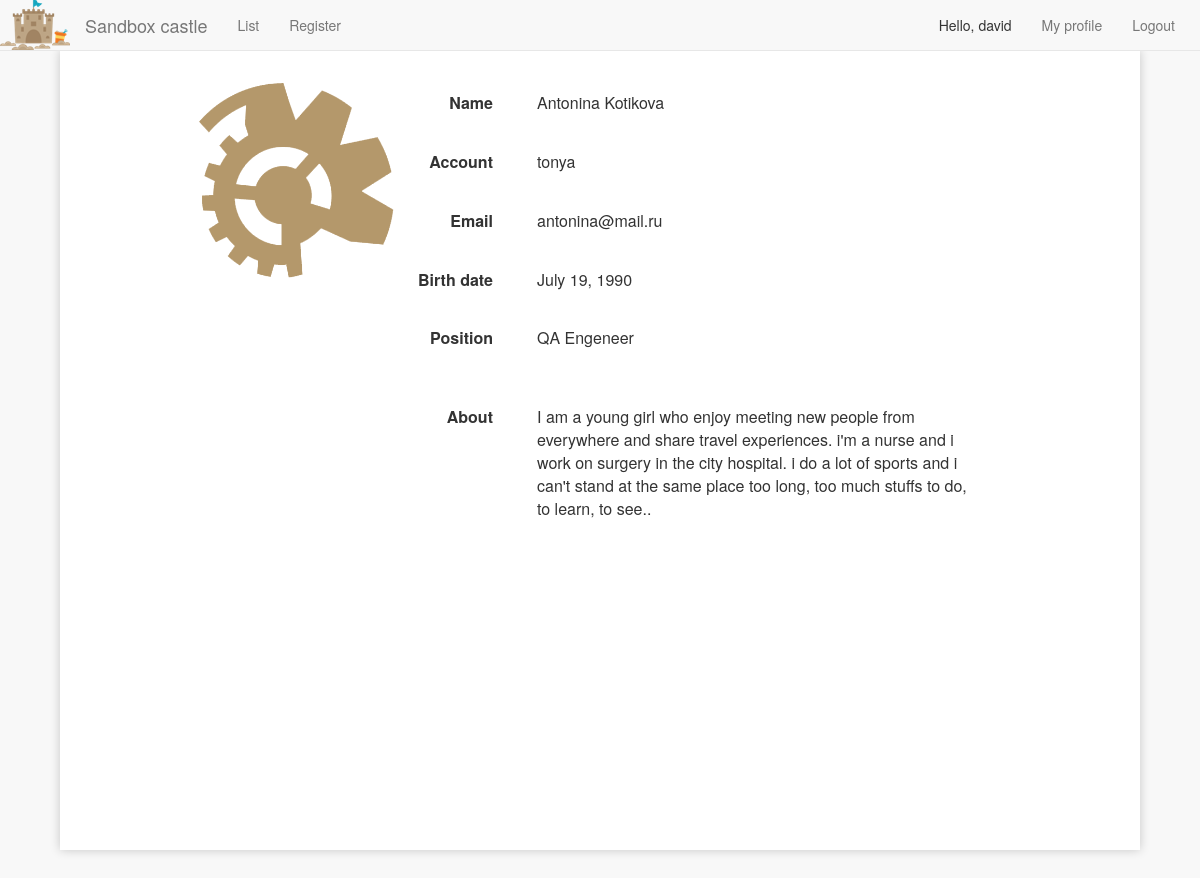
The page /user/tonya/ (signed in) on the database its author committed.
### bug/models.py (models this page shows, shortened)
class Person(models.Model):
    account = models.CharField(max_length=30, primary_key=True)
    first_name = models.CharField(max_length=20, null=True)
    last_name = models.CharField(max_length=20, null=True)
    birthDate = models.DateField(null=True)
    email = models.CharField(max_length=40, null=True)
    sex = models.CharField(max_length=6)
    position = models.ForeignKey(Position, db_column="position", null=True)
    about = models.CharField(max_length=400, null=True)
    class Meta:
        db_table = 'person'

class Position(models.Model):
    position = models.CharField(max_length=40, primary_key=True)
    class Meta:
        db_table = 'position'
    def __unicode__(self):
        return self.position

### bug/views.py (the view, shortened to what this page needs)
# urls.py: url(r'^user/(?P<account>[a-zA-Z]+)/$', views.profile, name='profile'),
@login_required
def profile(request, account):
    if request.method == 'GET':
        positions = [row.position for row in Position.objects.all()]
        person = Person.objects.get(account=account)
        template = loader.get_template('profile.html')
        context = RequestContext(request, {
            'person': person,
            'current_profile': account,
            'positions': positions
        })
        return HttpResponse(template.render(context), content_type="text/html")

### bug/templates/profile.html (shortened to what this page needs)
{% load staticfiles %}
<html>
<head>
    <link rel="stylesheet" type="text/css" href="{% static "bower_components/bootstrap-datepicker/css/datepicker.css" %}">
    <link rel="stylesheet" type="text/css" href="{% static "bower_components/bootstrap/dist/css/bootstrap.css" %}">
    <link rel="stylesheet" type="text/css" href="{% static "js/style.css" %}">
</head>
<body>
{% include "navbar.html" with profile_page="true" current_profile=current_profile %}
<div class="container outer-big">
    <div class="container inner-big">
        <div class="col-md-2">
            <div class="row">
                <img src="{% static "img/profile.png" %}" alt="account image" style="width: 200px; height: 200px; -webkit-filter: hue-rotate(5deg) saturate(0.4);"/>
            </div>
        </div>
        <div class="col-md-10">
            <form id="edit_form">
            <dl id="user_data" class="dl-horizontal">
                <dt>Name</dt>
                <dd>
                    <span id="_firstname">{{ person.first_name }}</span> <span id="_lastname">{{ person.last_name }}</span>
                </dd>
                <dt>Account</dt>
                <dd>
                    <span id="_account">{{ person.account }}</span>
                </dd>
                <dt>Email</dt>
                <dd>
                    <span id="_email">{{ person.email }}</span>
                </dd>
                <dt>Birth date</dt>
                <dd>
                    <span id="_bday">{{ person.birthDate }}</span>
                </dd>
                <dt>Position</dt>
                <dd>
                    <span id="_position">{{ person.position }}</span>
                </dd>
                <dt style="margin-top: 20px">About</dt>
                <dd style="margin-top: 20px">
                    <span id="_about">{{ person.about }}</span>
                </dd>
            </dl>
            </form>
        </div>
    </div>
</div>
{% include "footer.html" %}
</body>
</html>

### bug/templates/navbar.html (shortened to what this page needs)
{% load staticfiles %}
<nav class="navbar navbar-default navbar-fixed-top" role="navigation">
    <a href="/" style="float: left"><img src="{% static "img/castle_logo.png" %}" alt="logo"/></a>
    <div class="navbar-header">
        <a class="navbar-brand" href="/">Sandbox castle</a>
    </div>
    <div class="collapse navbar-collapse" id="bs-example-navbar-collapse-1">
        <ul class="nav navbar-nav">
            <li {% if list_page %}class="active"{% endif %}><a href="/list">List</a></li>
            <li {% if register_page %}class="active"{% endif %}><a href="/add">Register</a></li>
        </ul>
        <ul class="nav navbar-nav navbar-right" style="margin-right: 10px;">
            {% if user.is_authenticated %}
                <li>
                    <p style="padding: 15px; margin: 0px">Hello, {{ user.username }}</p>
                </li>
                <li {% if profile_page and user.username == current_profile %}class="active"{% endif %}>
                    <a href="/user/{{ user.username }}">My profile</a>
                </li>
                <li>
                    <a href="/logout">Logout</a>
                </li>
            {% endif %}
        </ul>
    </div>
</nav>

### bug/static/js/style.css (style rules this page uses)
dt,dd { font-size: medium; font-family: "Helvetica Neue", Helvetica, Arial, sans-serif; padding: 12px; }
.container.outer-big { width: 90%; height: 100%; margin: auto; margin-top: 50px; padding-bottom: 50px; background-color: #ffffff; padding-top: 30px; box-shadow: 0 0 10px rgba(0,0,0,0.2); }
.container.inner-big { width: 80%; margin: auto; }

### rows shown on the page
Person: first_name "Antonina", last_name "Kotikova", account "tonya", email "antonina@mail.ru", birthDate "July 19, 1990", position "QA Engeneer", about "I am a young girl who enjoy meeting new people from everywhere and share travel experiences. i'm a nurse and i work on surgery in the city hospital. i do a lot of sports and i can't stand at the same place too long, too much stuffs to do, to learn, to see.."

### other values the page prints
{{ user.username }} "david"
